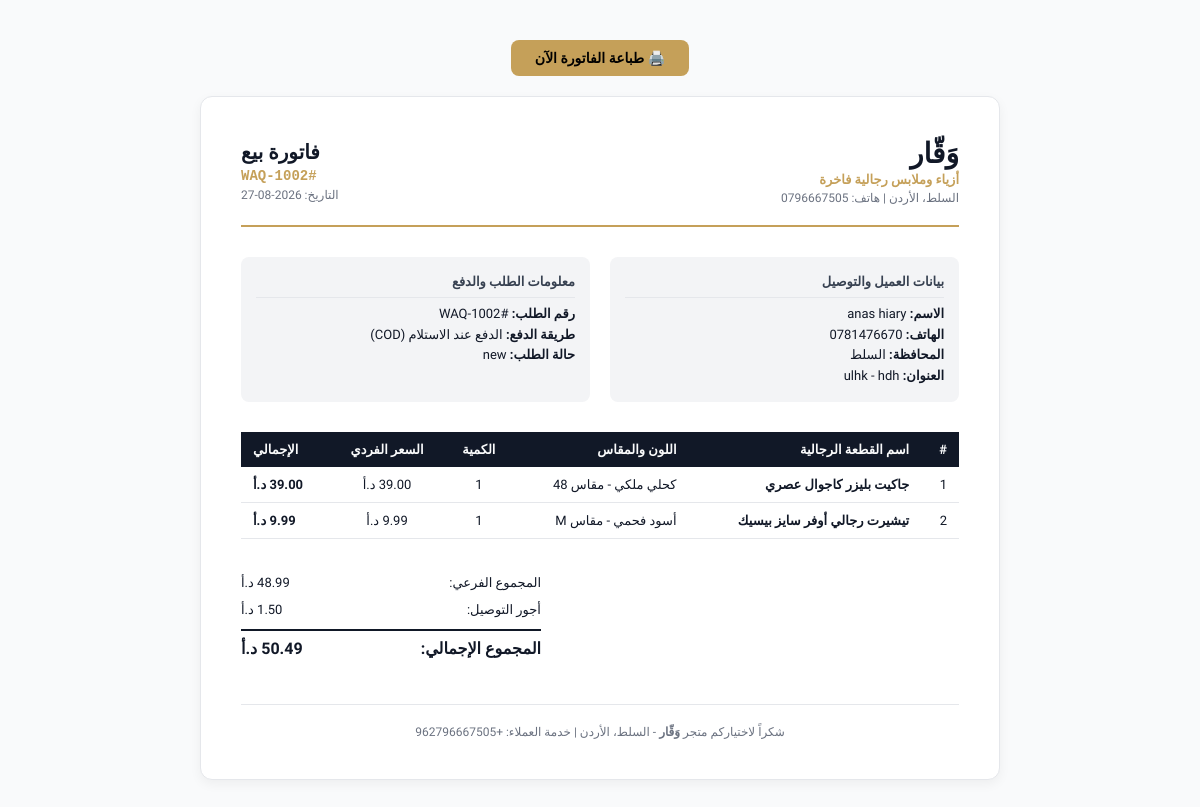
/admin/orders/2/invoice (signed in), run on the app's committed database.
### tables this page shows
CREATE TABLE store_settings (
        key TEXT PRIMARY KEY,
        value TEXT NOT NULL
    );

CREATE TABLE orders (
        id INTEGER PRIMARY KEY AUTOINCREMENT,
        order_number TEXT UNIQUE NOT NULL,
        customer_id INTEGER REFERENCES customers(id) ON DELETE SET NULL,
        customer_name TEXT NOT NULL,
        customer_phone TEXT NOT NULL,
        customer_governorate TEXT NOT NULL,
        customer_city TEXT NOT NULL,
        customer_address TEXT NOT NULL,
        notes TEXT,
        subtotal REAL NOT NULL,
        discount_amount REAL DEFAULT 0,
        coupon_code TEXT,
        delivery_fee REAL NOT NULL,
        total_amount REAL NOT NULL,
        payment_method TEXT DEFAULT 'cash_on_delivery',
        status TEXT DEFAULT 'new', -- 'new', 'processing', 'shipped', 'delivered', 'cancelled'
        created_at TIMESTAMP DEFAULT CURRENT_TIMESTAMP,
        updated_at TIMESTAMP DEFAULT CURRENT_TIMESTAMP
    );

CREATE TABLE order_items (
        id INTEGER PRIMARY KEY AUTOINCREMENT,
        order_id INTEGER REFERENCES orders(id) ON DELETE CASCADE,
        product_id INTEGER REFERENCES products(id) ON DELETE SET NULL,
        product_name TEXT NOT NULL,
        color_name TEXT NOT NULL,
        size_name TEXT NOT NULL,
        unit_price REAL NOT NULL,
        quantity INTEGER NOT NULL,
        total_price REAL NOT NULL,
        product_image TEXT
    );

### routes/admin_routes.py (the view)
@admin_bp.route('/orders/<int:order_id>/invoice')
@admin_required
def order_invoice(order_id):
    conn = get_db()
    order = conn.execute("SELECT * FROM orders WHERE id = ?", (order_id,)).fetchone()
    items = conn.execute("SELECT * FROM order_items WHERE order_id = ?", (order_id,)).fetchall()
    settings = get_all_settings()
    conn.close()
    return render_template('admin/orders/invoice.html', order=order, items=items, settings=settings)

### database.py (called while the page is built)
def get_database_url():
    url = os.environ.get('DATABASE_URL')
    if url and url.startswith("postgres://"):
        url = "postgresql://" + url[len("postgres://"):]
    return url

def is_postgres():
    return bool(get_database_url())

def get_db():
    if is_postgres():
        import psycopg2
        url = get_database_url()
        raw_conn = psycopg2.connect(url)
        return PostgresConnectionWrapper(raw_conn)
    else:
        conn = sqlite3.connect(DB_PATH)
        conn.row_factory = sqlite3.Row
        conn.execute("PRAGMA foreign_keys = ON;")
        return conn

def get_all_settings():
    conn = get_db()
    rows = conn.execute("SELECT key, value FROM store_settings").fetchall()
    conn.close()
    result = {}
    for row in rows:
        k = row['key'] if isinstance(row, dict) or hasattr(row, 'get') else row[0]
        v = row['value'] if isinstance(row, dict) or hasattr(row, 'get') else row[1]
        result[k] = v
    return result

### routes/admin_routes.py (called while the page is built)
def admin_required(f):
    @wraps(f)
    def decorated_function(*args, **kwargs):
        if not session.get('admin_user'):
            flash('يرجى تسجيل الدخول للوصول إلى لوحة التحكم.', 'warning')
            return redirect(url_for('admin.login', next=request.url))
        return f(*args, **kwargs)
    return decorated_function

### templates/admin/orders/invoice.html (shortened to what this page needs)
<!DOCTYPE html>
<html lang="ar" dir="rtl">
<head>
</head>
<body>
  <div style="text-align: center;" class="no-print">
    <button onclick="window.print()" class="print-btn">🖨️ طباعة الفاتورة الآن</button>
  </div>
  <div class="invoice-card">
    <div class="header">
      <div>
        <h1 class="logo-title">وَقّار</h1>
        <p class="logo-sub">أزياء وملابس رجالية فاخرة</p>
        <p style="font-size: 12px; color: #6b7280; margin: 4px 0 0 0;">السلط، الأردن | هاتف: {{ settings.get('phone', '0796667505') }}</p>
      </div>
      <div style="text-align: left;">
        <h2 style="font-size: 20px; margin: 0; color: #111827;">فاتورة بيع</h2>
        <p style="font-family: monospace; font-size: 14px; font-weight: bold; color: #c5a059; margin: 4px 0 0 0;">{{ order.order_number }}</p>
        <p style="font-size: 12px; color: #6b7280; margin: 4px 0 0 0;">التاريخ: {{ order.created_at[:10] }}</p>
      </div>
    </div>
    <div class="info-grid">
      <div class="info-box">
        <div class="info-title">بيانات العميل والتوصيل</div>
        <div><strong>الاسم:</strong> {{ order.customer_name }}</div>
        <div><strong>الهاتف:</strong> <span dir="ltr">{{ order.customer_phone }}</span></div>
        <div><strong>المحافظة:</strong> {{ order.customer_governorate }}</div>
        <div><strong>العنوان:</strong> {{ order.customer_city }} - {{ order.customer_address }}</div>
      </div>
      <div class="info-box">
        <div class="info-title">معلومات الطلب والدفع</div>
        <div><strong>رقم الطلب:</strong> {{ order.order_number }}</div>
        <div><strong>طريقة الدفع:</strong> الدفع عند الاستلام (COD)</div>
        <div><strong>حالة الطلب:</strong> {{ order.status }}</div>
      </div>
    </div>
    <table>
      <thead>
        <tr>
          <th>#</th>
          <th>اسم القطعة الرجالية</th>
          <th>اللون والمقاس</th>
          <th style="text-align: center;">الكمية</th>
          <th style="text-align: center;">السعر الفردي</th>
          <th style="text-align: left;">الإجمالي</th>
        </tr>
      </thead>
      <tbody>
        {% for itm in items %}
          <tr>
            <td>{{ loop.index }}</td>
            <td><strong>{{ itm.product_name }}</strong></td>
            <td>{{ itm.color_name }} - مقاس {{ itm.size_name }}</td>
            <td style="text-align: center;">{{ itm.quantity }}</td>
            <td style="text-align: center;">{{ "%.2f"|format(itm.unit_price) }} د.أ</td>
            <td style="text-align: left; font-weight: bold;">{{ "%.2f"|format(itm.total_price) }} د.أ</td>
          </tr>
        {% endfor %}
      </tbody>
    </table>
    <div class="totals-box">
      <div class="total-row">
        <span>المجموع الفرعي:</span>
        <span>{{ "%.2f"|format(order.subtotal) }} د.أ</span>
      </div>
      <div class="total-row">
        <span>أجور التوصيل:</span>
        <span>{{ "%.2f"|format(order.delivery_fee) }} د.أ</span>
      </div>
      <div class="total-row total-grand">
        <span>المجموع الإجمالي:</span>
        <span>{{ "%.2f"|format(order.total_amount) }} د.أ</span>
      </div>
    </div>
    <div class="footer-note">
      شكراً لاختياركم متجر <strong>وَقّار</strong> - السلط، الأردن | خدمة العملاء: {{ settings.get('whatsapp', '+962796667505') }}
    </div>
  </div>
</body>
</html>

### templates/admin/orders/invoice.html (style rules this page uses)
* { font-family: 'Tajawal', sans-serif; box-sizing: border-box; }
body { background: #f9fafb; color: #111827; padding: 40px; margin: 0; }
.invoice-card { background: #fff; max-width: 800px; margin: 0 auto; padding: 40px; border: 1px solid #e5e7eb; border-radius: 12px; box-shadow: 0 4px 12px rgba(0,0,0,0.05); }
.header { display: flex; justify-content: space-between; align-items: center; border-bottom: 2px solid #c5a059; padding-bottom: 20px; margin-bottom: 30px; }
.logo-title { font-size: 28px; font-weight: 900; color: #111827; margin: 0; }
.logo-sub { font-size: 13px; color: #c5a059; font-weight: 700; margin: 2px 0 0 0; }
.info-grid { display: grid; grid-template-columns: 1fr 1fr; gap: 20px; margin-bottom: 30px; font-size: 13px; line-height: 1.6; }
.info-box { background: #f3f4f6; padding: 15px; border-radius: 8px; }
.info-title { font-weight: 700; color: #374151; margin-bottom: 6px; border-bottom: 1px solid #e5e7eb; padding-bottom: 4px; }
table { width: 100%; border-collapse: collapse; margin-bottom: 30px; font-size: 13px; }
th { background: #111827; color: #f9fafb; text-align: right; padding: 10px 12px; font-weight: 700; }
td { padding: 10px 12px; border-bottom: 1px solid #e5e7eb; }
.totals-box { margin-right: auto; max-width: 300px; font-size: 13px; }
.total-row { display: flex; justify-content: space-between; padding: 6px 0; }
.total-grand { border-top: 2px solid #111827; font-size: 16px; font-weight: 900; color: #111827; margin-top: 6px; padding-top: 8px; }
.footer-note { text-align: center; font-size: 12px; color: #6b7280; border-top: 1px solid #e5e7eb; padding-top: 20px; margin-top: 40px; }
.print-btn { display: inline-block; background: #c5a059; color: #000; font-weight: bold; border: none; padding: 10px 24px; border-radius: 8px; cursor: pointer; margin-bottom: 20px; text-decoration: none; font-size: 14px; }

### data on the page
store_settings: get "0796667505"
orders: order_number "#WAQ-1002", created_at "2026-08-27", customer_name "anas hiary", customer_phone "0781476670", customer_governorate "السلط", customer_city "ulhk", customer_address "hdh", status "new", subtotal "48.99"
order_items: product_name "جاكيت بليزر كاجوال عصري", color_name "كحلي ملكي", size_name "48", quantity "1"
order_items: product_name "تيشيرت رجالي أوفر سايز بيسيك", color_name "أسود فحمي", size_name "M", quantity "1"
store_settings: get "+962796667505"
